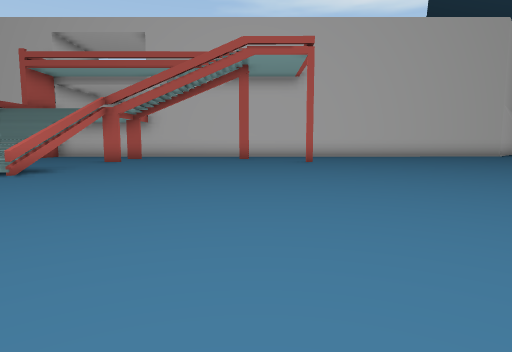
view 1 (above)

19 first-person views from a walk through a scene from a Unity 3-D project. The camera is 1.4 m above the floor, tilts 6° down and sees 75° across. The floor is counted in squares, 2 m on a side. Each view is taken from the middle of a square. On the plan, view 1 faces up. The plan holds only what a view shows up to about 10 squares ahead; the rest is blank. The place goes on beyond the plan.

view 2
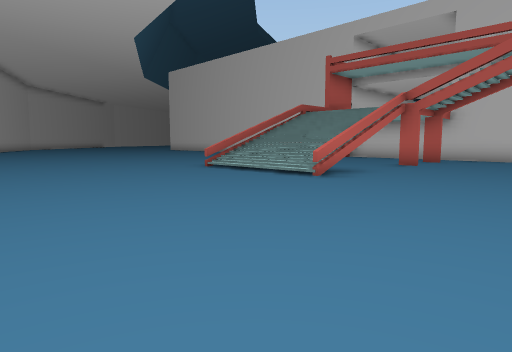

view 3
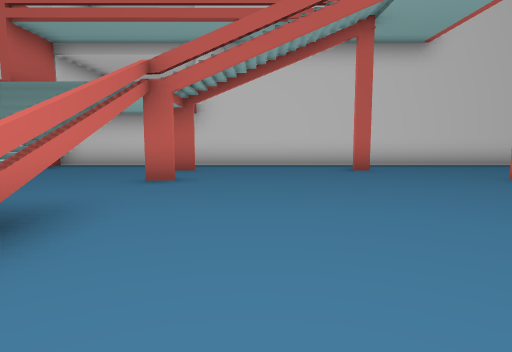

view 4
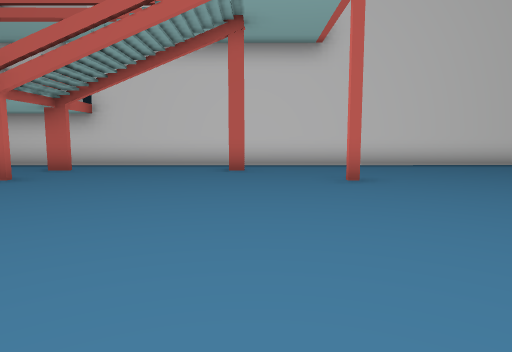

view 5
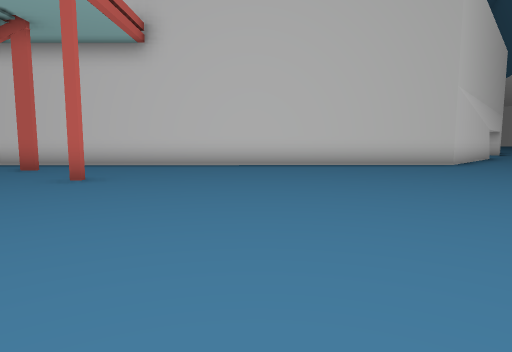

view 6
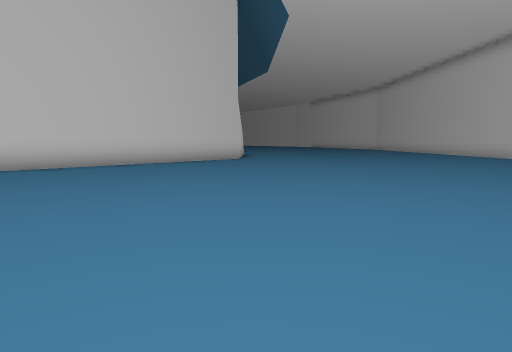

view 7
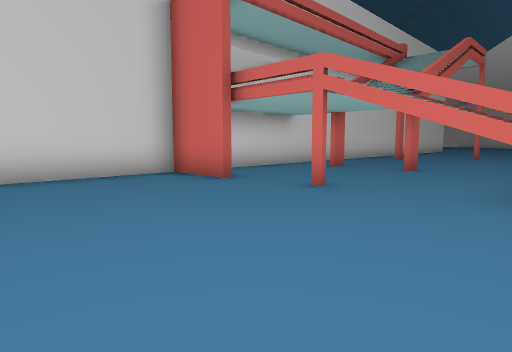

view 8
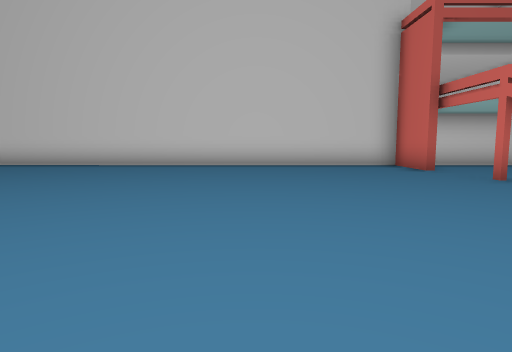

view 9
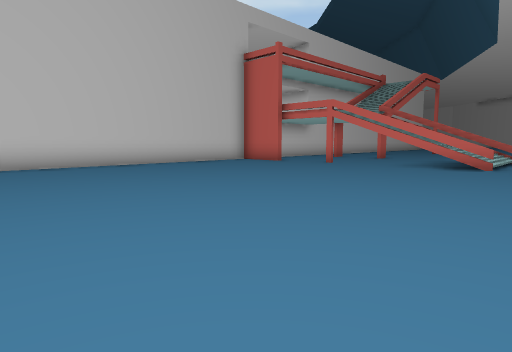

view 10
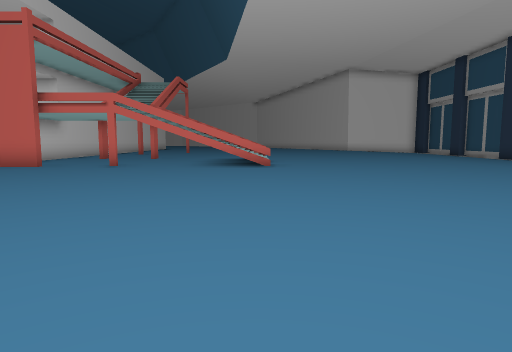

view 11
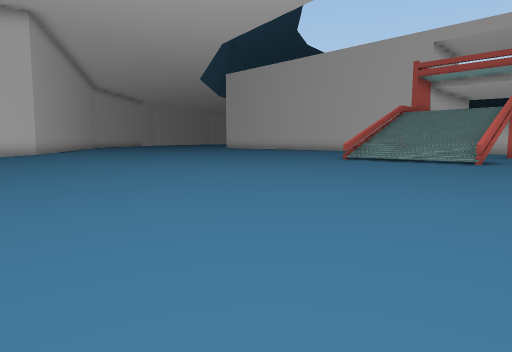

view 12
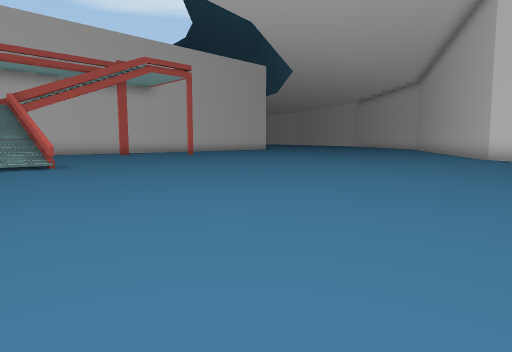

view 13
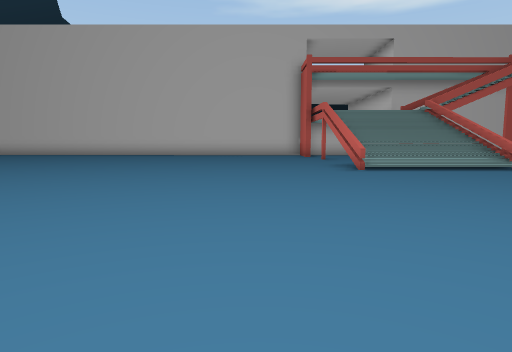

view 14
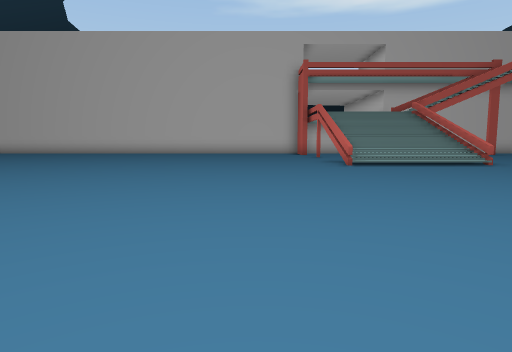

view 15
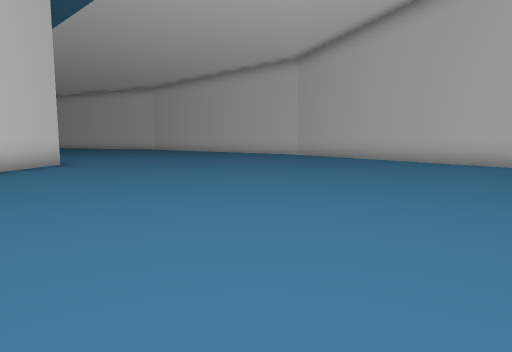

view 16
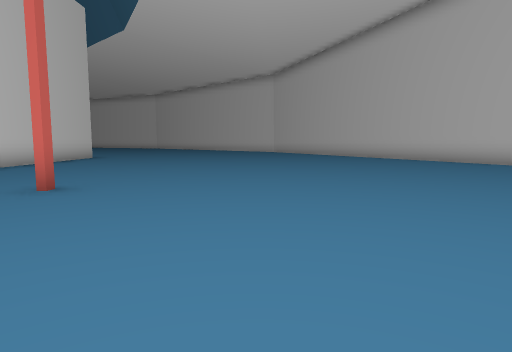

view 17
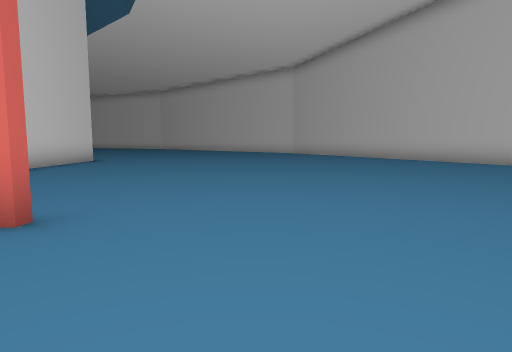

view 18
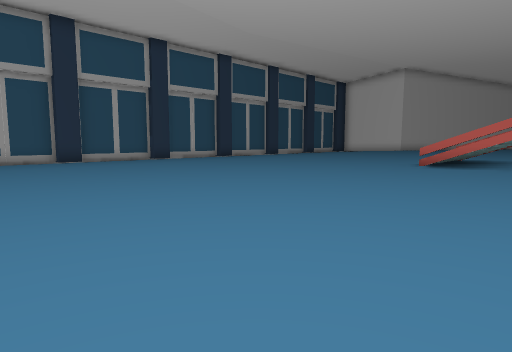

view 19
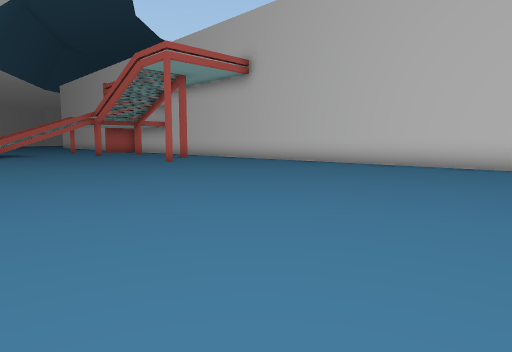

### Floor plan
Key: @ floor where view 1 was taken; # wall or solid block; x gap in a wall; . main floor; - floor 0.25 m lower than the main floor; / step, stairs or slope; = window, fence, low wall or low ledge.
Columns run from 18 left of view 1 to 12 right of it. Each row starts with its distance up from view 1.
 15 ##############################.
 14 .........#.....................
 13 .........#...#....#...........
 12 ..............................
 11 .........#...#......#.........
 10  .............................
  9 ..........///=.................
  8 ..........///x.................
  7 ..........///#.................
  6 ...............................
  5 ...............................
  4   ............................
  3    ..........................#
  2     .......................###
  1     .....................#
  0     ..............@.....
 -1     ..................
 -2      -----------
 -3            -----

Where each view was taken, in squares from view 1:
view 1: 0 up, 0 right, facing up
view 2: 1 up, 1 left, facing up-left
view 3: 5 up, 3 left, facing up
view 4: 5 up, 0 right, facing up
view 5: 5 up, 5 right, facing up
view 6: 5 up, 2 right, facing up-right
view 7: 8 up, 13 left, facing up-right
view 8: 5 up, 13 left, facing up
view 9: 5 up, 18 left, facing up-right
view 10: 7 up, 18 left, facing right
view 11: 3 down, 3 left, facing up-left
view 12: 2 down, 7 left, facing up-right
view 13: 1 down, 11 left, facing up
view 14: 2 down, 11 left, facing up
view 15: 9 up, 1 right, facing right
view 16: 8 up, 3 left, facing right
view 17: 9 up, 1 left, facing right
view 18: 10 up, 5 right, facing down-left
view 19: 5 up, 12 right, facing up-left
